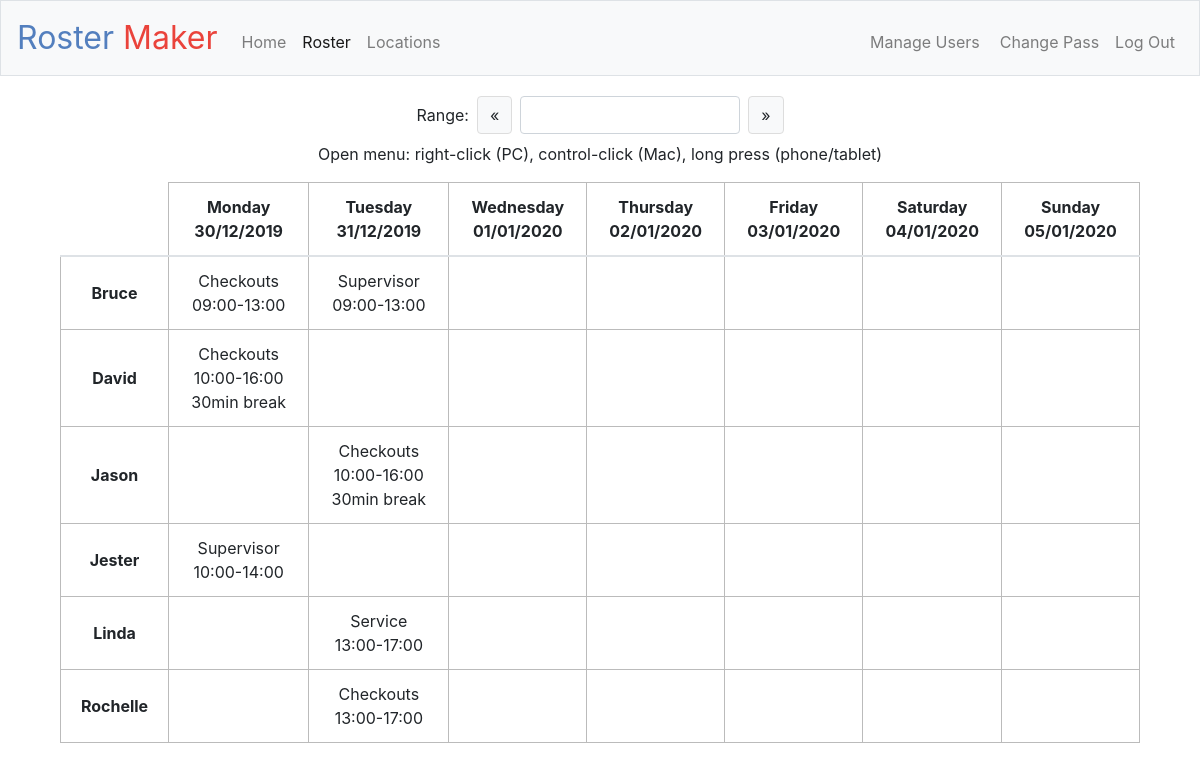
Page /roster (signed in) on the committed database.
### application.py (models this page shows, shortened)
class User(db.Model):
    id = db.Column(db.Integer, primary_key=True)
    username = db.Column(db.String(20), unique=True, nullable=False)
    email = db.Column(db.String(120), unique=True, nullable=False)
    password = db.Column(db.String(100), nullable=False)
    real_name = db.Column(db.String(50), nullable=False)
    role = db.Column(db.String(20), nullable=False)
    shifts = db.relationship('Shift', backref='shift_user', lazy=True)

class Shift(db.Model):
    shift_id = db.Column(db.Integer, primary_key=True)
    date = db.Column(db.DateTime, nullable = False)
    start_time = db.Column(db.String(5), nullable=False)
    end_time = db.Column(db.String(5), nullable=False)
    location = db.Column(db.String(50), nullable=False)
    user_id = db.Column(db.Integer, db.ForeignKey('user.id'), nullable=False)
    sbreak = db.Column(db.String(5), default=None)

### application.py (the view)
@app.route("/locations", methods=["GET"])
@app.route("/roster", methods=["GET"])
@login_required
def roster():
    if request.args.get("start_date") and request.args.get("end_date"):
        start = datetime.strptime(request.args.get("start_date"), "%Y-%m-%d")
        end = datetime.strptime(request.args.get("end_date"), "%Y-%m-%d")
    else:
        tz = timezone('Australia/Sydney')
        today = datetime.now(tz).date()
        start = today - timedelta(days=today.weekday())
        end = start + timedelta(days=6)
    numDays = (end - start).days + 1
    dates = [dict() for x in range(0, numDays)]
    for x in range(0, numDays):
        date = start + timedelta(days=x)
        dates[x]["dateISO"] = date.strftime("%Y-%m-%d")
        dates[x]["datePretty"] = date.strftime("%d/%m/%Y")
        dates[x]["day"] = date.strftime("%A")
    users_query = User.query.order_by(User.real_name).all()
    if users_query:
        users = []
        for user in users_query:
            data = {}
            for column in user.__table__.columns:
                data[column.name] = str(getattr(user, column.name))
            users.append(data)
    else:
        users = []
    locations_query = db.session.query(Shift.location).group_by(Shift.location).all()
    if locations_query:
        locations = []
        for location in locations_query:
            locations.append({"location": location[0]})
    else:
        locations = []
    shifts_query = Shift.query.filter(Shift.date >= start, Shift.date <= end).order_by(Shift.start_time).all()
    if shifts_query:
        shifts = []
        for shift in shifts_query:
            data = {}
            for column in shift.__table__.columns:
                data[column.name] = str(getattr(shift, column.name))
            data["date"] = shift.date.strftime("%Y-%m-%d")
            data["real_name"] = shift.shift_user.real_name
            shifts.append(data)
    else:
        shifts = []
    return render_template("roster.html", dates=dates, users=users, shifts=shifts, locations=locations)

### application.py (called while the page is built)
@app.after_request
def after_request(response):
    response.headers["Cache-Control"] = "no-cache, no-store, must-revalidate"
    response.headers["Expires"] = 0
    response.headers["Pragma"] = "no-cache"
    return response

### helpers.py (called while the page is built)
def login_required(f):
    @wraps(f)
    def decorated_function(*args, **kwargs):
        if session.get("user_id") is None:
            return redirect("/login")
        return f(*args, **kwargs)
    return decorated_function

### templates/roster.html (shortened to what this page needs)
{% extends "layout.html" %}
{% block scripts %}
    {% if (session.user_role == "admin" or session.user_role == "manager") %}
        <link rel="stylesheet" href="https://cdnjs.cloudflare.com/ajax/libs/jquery-contextmenu/2.7.0/jquery.contextMenu.min.css"/>
    {% endif %}
    <link rel="stylesheet" type="text/css" href="https://cdn.jsdelivr.net/npm/daterangepicker/daterangepicker.css" />
    <link rel="stylesheet" href="/static/roster.css"/>
{% endblock %}
{% block main %}
    <div class="container">
        {% if request.path == "/roster" %}
            <form id="dateRangeForm" method="get" action="/roster">
        {% elif request.path == "/locations" %}
            <form id="dateRangeForm" method="get" action="/locations">
        {% endif %}
            <div class="form-group row mb-1">
                <label id="rangeLabel" class="col-form-label m-1 ml-auto" for="dateRange">Range:</label>
                <button id="prevRange" class="btn btn-light btn-custom m-1" type="button">&laquo;</button>
                <input id="dateRangePicker" readonly="true" class="col-sm-3 form-control m-1" type="text" name="date_range">
                <button id="nextRange" class="btn btn-light btn-custom m-1 mr-auto" type="button">&raquo;</button>
            </div>
        </form>
    </div>
    {% if (session.user_role == "admin" or session.user_role == "manager") %}
        <div class="helptext">
            <p>Open menu: right-click (PC), control-click (Mac), long press (phone/tablet)<p>
        </div>
    {% endif %}
    {% if request.path == "/roster" %}
        {% include 'staff-view.html' %}
    {% elif request.path == "/locations" %}
        {% include 'location-view.html' %}
    {% endif %}
{% endblock %}

### templates/staff-view.html
<div class="table-responsive mx-auto" style="max-width: calc(140px * {{ dates|length }} + 100px)">
    <table class="table table-custom text-center">
        <thead>
        	<tr>
        	    <th id="top-left-cell"></th>
        	    {% for date in dates %}
        		    <th scope="col"><span>{{ date["day"] }}</span><span>{{ date["datePretty"] }}</span></th>
        		{% endfor %}
        	</tr>
        </thead>
        <tbody>
                {% for user in users %}
                <tr>
                    <th class="align-middle" scope="row">
                        <span>{{ user["real_name"] }}</span>
                    </th>
                    {% for date in dates %}
                        <td data-user="{{ user['id'] }}" data-date="{{ date['dateISO'] }}">
                            {% for shift in shifts %}
                                {% if (shift['date'] == date['dateISO']) and (shift['user_id'] == user['id']) %}
                                    <div class="shift" data-shift_id="{{ shift['shift_id'] }}">
                                        <span data-location="{{ shift['location']|title }}">{{ shift['location']|title }}</span>
                                        <span data-start_time="{{ shift['start_time'] }}" data-end_time="{{ shift['end_time'] }}">
                                            {{ shift['start_time'] }}-{{ shift['end_time'] }}
                                        </span>
                                        {% if shift['sbreak'] != 'None' %}
                                            <span data-break="{{ shift['sbreak'] }}">{{ shift['sbreak'] }} break</span>
                                        {% endif %}
                                    </div>
                                {% endif %}
                            {% endfor %}
                        </td>
                    {% endfor %}
                </tr>
                {% endfor %}
        </tbody>
    </table>
</div>

### static/styles.css (style rules this page uses)
table { text-align: left; }

### static/roster.css (style rules this page uses)
table span { display: block; }
.table-custom td, .table-custom th { border: 1px #bbb solid; max-width: 140px; overflow: hidden; }
#top-left-cell { border-top: none; border-left: none; }
#dateRangePicker { max-width: 220px; min-width: 220px; background-color: #fff; }
.btn-custom { border: 1px solid #ddd; }

### rows in the picture
User: real_name "Bruce"
Shift: location "Checkouts", start_time "09:00", end_time "13:00"
Shift: location "Supervisor", start_time "09:00", end_time "13:00"
User: real_name "David"
Shift: location "Checkouts", start_time "10:00", end_time "16:00", sbreak "30min"
User: real_name "Jason"
Shift: location "Checkouts", start_time "10:00", end_time "16:00", sbreak "30min"
User: real_name "Jester"
Shift: location "Supervisor", start_time "10:00", end_time "14:00"
User: real_name "Linda"
Shift: location "Service", start_time "13:00", end_time "17:00"
User: real_name "Rochelle"
Shift: location "Checkouts", start_time "13:00", end_time "17:00"

### other values in the picture
{{ date["day"] }} "Monday" "Tuesday" "Wednesday" "Thursday" "Friday" "Saturday" "Sunday"
{{ date["datePretty"] }} "30/12/2019" "31/12/2019" "01/01/2020" "02/01/2020" "03/01/2020" "04/01/2020" "05/01/2020"
